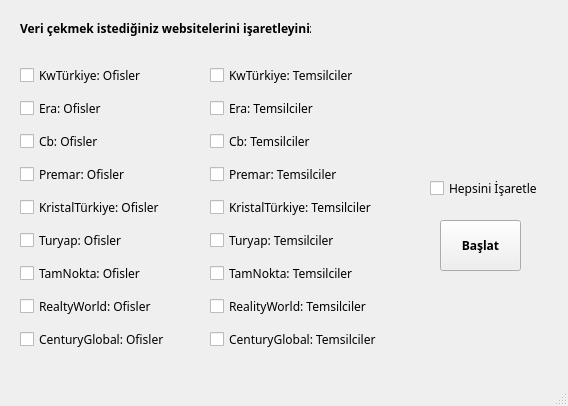
<?xml version="1.0" encoding="UTF-8"?>
<ui version="4.0">
 <class>MainWindow</class>
 <widget class="QMainWindow" name="MainWindow">
  <property name="geometry">
   <rect>
    <x>0</x>
    <y>0</y>
    <width>568</width>
    <height>406</height>
   </rect>
  </property>
  <property name="windowTitle">
   <string>Emlak Veri</string>
  </property>
  <widget class="QWidget" name="centralwidget">
   <widget class="QWidget" name="verticalLayoutWidget">
    <property name="geometry">
     <rect>
      <x>20</x>
      <y>60</y>
      <width>171</width>
      <height>301</height>
     </rect>
    </property>
    <property name="font">
     <font>
      <family>Century Gothic</family>
      <pointsize>9</pointsize>
     </font>
    </property>
    <layout class="QVBoxLayout" name="verticalLayout">
     <item>
      <widget class="QCheckBox" name="checkBox">
       <property name="font">
        <font>
         <family>Century Gothic</family>
         <pointsize>9</pointsize>
        </font>
       </property>
       <property name="text">
        <string>KwTürkiye: Ofisler</string>
       </property>
      </widget>
     </item>
     <item>
      <widget class="QCheckBox" name="checkBox_3">
       <property name="font">
        <font>
         <family>Century Gothic</family>
         <pointsize>9</pointsize>
        </font>
       </property>
       <property name="text">
        <string>Era: Ofisler</string>
       </property>
      </widget>
     </item>
     <item>
      <widget class="QCheckBox" name="checkBox_5">
       <property name="font">
        <font>
         <family>Century Gothic</family>
         <pointsize>9</pointsize>
        </font>
       </property>
       <property name="text">
        <string>Cb: Ofisler</string>
       </property>
      </widget>
     </item>
     <item>
      <widget class="QCheckBox" name="checkBox_7">
       <property name="font">
        <font>
         <family>Century Gothic</family>
         <pointsize>9</pointsize>
        </font>
       </property>
       <property name="text">
        <string>Premar: Ofisler</string>
       </property>
      </widget>
     </item>
     <item>
      <widget class="QCheckBox" name="checkBox_9">
       <property name="text">
        <string>KristalTürkiye: Ofisler</string>
       </property>
      </widget>
     </item>
     <item>
      <widget class="QCheckBox" name="checkBox_11">
       <property name="text">
        <string>Turyap: Ofisler</string>
       </property>
      </widget>
     </item>
     <item>
      <widget class="QCheckBox" name="checkBox_13">
       <property name="font">
        <font>
         <family>Century Gothic</family>
         <pointsize>9</pointsize>
        </font>
       </property>
       <property name="text">
        <string>TamNokta: Ofisler</string>
       </property>
      </widget>
     </item>
     <item>
      <widget class="QCheckBox" name="checkBox_15">
       <property name="font">
        <font>
         <family>Century Gothic</family>
         <pointsize>9</pointsize>
        </font>
       </property>
       <property name="text">
        <string>RealtyWorld: Ofisler</string>
       </property>
      </widget>
     </item>
     <item>
      <widget class="QCheckBox" name="checkBox_17">
       <property name="font">
        <font>
         <family>Century Gothic</family>
         <pointsize>9</pointsize>
        </font>
       </property>
       <property name="text">
        <string>CenturyGlobal: Ofisler</string>
       </property>
      </widget>
     </item>
    </layout>
   </widget>
   <widget class="QWidget" name="verticalLayoutWidget_2">
    <property name="geometry">
     <rect>
      <x>210</x>
      <y>60</y>
      <width>178</width>
      <height>301</height>
     </rect>
    </property>
    <property name="font">
     <font>
      <family>Century Gothic</family>
      <pointsize>9</pointsize>
     </font>
    </property>
    <layout class="QVBoxLayout" name="verticalLayout_2">
     <item>
      <widget class="QCheckBox" name="checkBox_2">
       <property name="font">
        <font>
         <family>Century Gothic</family>
         <pointsize>9</pointsize>
        </font>
       </property>
       <property name="text">
        <string>KwTürkiye: Temsilciler</string>
       </property>
      </widget>
     </item>
     <item>
      <widget class="QCheckBox" name="checkBox_4">
       <property name="font">
        <font>
         <family>Century Gothic</family>
         <pointsize>9</pointsize>
        </font>
       </property>
       <property name="text">
        <string>Era: Temsilciler</string>
       </property>
      </widget>
     </item>
     <item>
      <widget class="QCheckBox" name="checkBox_6">
       <property name="font">
        <font>
         <family>Century Gothic</family>
         <pointsize>9</pointsize>
        </font>
       </property>
       <property name="text">
        <string>Cb: Temsilciler</string>
       </property>
      </widget>
     </item>
     <item>
      <widget class="QCheckBox" name="checkBox_8">
       <property name="font">
        <font>
         <family>Century Gothic</family>
         <pointsize>9</pointsize>
        </font>
       </property>
       <property name="text">
        <string>Premar: Temsilciler</string>
       </property>
      </widget>
     </item>
     <item>
      <widget class="QCheckBox" name="checkBox_10">
       <property name="font">
        <font>
         <family>Century Gothic</family>
         <pointsize>9</pointsize>
        </font>
       </property>
       <property name="text">
        <string>KristalTürkiye: Temsilciler</string>
       </property>
      </widget>
     </item>
     <item>
      <widget class="QCheckBox" name="checkBox_12">
       <property name="font">
        <font>
         <family>Century Gothic</family>
         <pointsize>9</pointsize>
        </font>
       </property>
       <property name="text">
        <string>Turyap: Temsilciler</string>
       </property>
      </widget>
     </item>
     <item>
      <widget class="QCheckBox" name="checkBox_14">
       <property name="text">
        <string>TamNokta: Temsilciler</string>
       </property>
      </widget>
     </item>
     <item>
      <widget class="QCheckBox" name="checkBox_16">
       <property name="font">
        <font>
         <family>Century Gothic</family>
         <pointsize>9</pointsize>
        </font>
       </property>
       <property name="text">
        <string>RealityWorld: Temsilciler</string>
       </property>
      </widget>
     </item>
     <item>
      <widget class="QCheckBox" name="checkBox_18">
       <property name="text">
        <string>CenturyGlobal: Temsilciler</string>
       </property>
      </widget>
     </item>
    </layout>
   </widget>
   <widget class="QLabel" name="label">
    <property name="geometry">
     <rect>
      <x>20</x>
      <y>20</y>
      <width>291</width>
      <height>16</height>
     </rect>
    </property>
    <property name="font">
     <font>
      <family>Century Gothic</family>
      <pointsize>9</pointsize>
      <weight>75</weight>
      <bold>true</bold>
     </font>
    </property>
    <property name="text">
     <string>Veri çekmek istediğiniz websitelerini işaretleyiniz:</string>
    </property>
   </widget>
   <widget class="QPushButton" name="pushButton">
    <property name="geometry">
     <rect>
      <x>440</x>
      <y>220</y>
      <width>81</width>
      <height>51</height>
     </rect>
    </property>
    <property name="font">
     <font>
      <family>Century Gothic</family>
      <pointsize>9</pointsize>
      <weight>75</weight>
      <bold>true</bold>
     </font>
    </property>
    <property name="text">
     <string>Başlat</string>
    </property>
   </widget>
   <widget class="QCheckBox" name="checkBox_19">
    <property name="geometry">
     <rect>
      <x>430</x>
      <y>180</y>
      <width>121</width>
      <height>17</height>
     </rect>
    </property>
    <property name="font">
     <font>
      <family>Century Gothic</family>
      <pointsize>9</pointsize>
     </font>
    </property>
    <property name="text">
     <string>Hepsini İşaretle</string>
    </property>
   </widget>
  </widget>
  <widget class="QMenuBar" name="menubar">
   <property name="geometry">
    <rect>
     <x>0</x>
     <y>0</y>
     <width>568</width>
     <height>21</height>
    </rect>
   </property>
  </widget>
  <widget class="QStatusBar" name="statusbar"/>
 </widget>
 <resources/>
 <connections/>
</ui>
